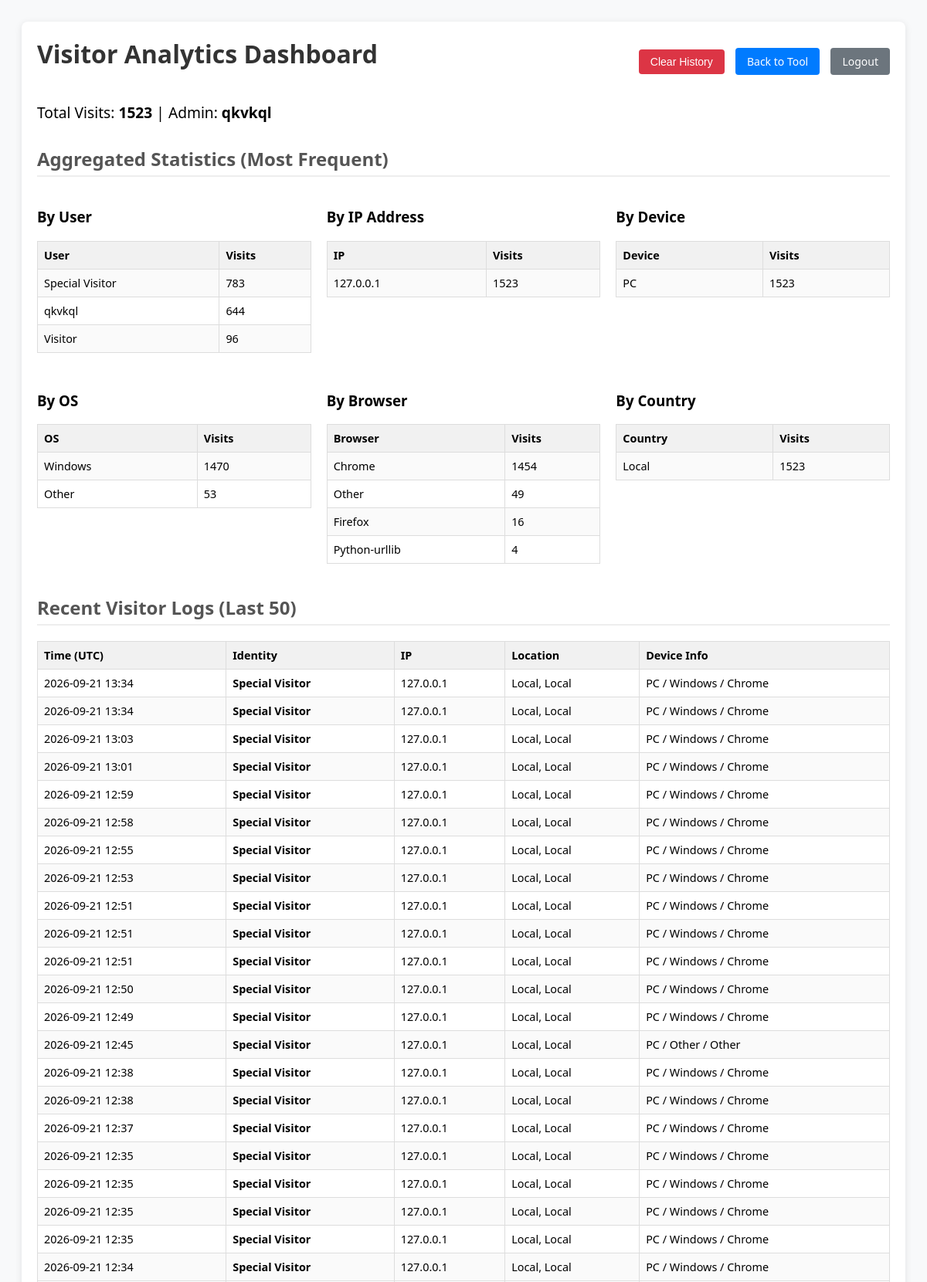
Screenshot of /visitor_stats (signed in, upper part) with the database file from the repository.
### app.py (models this page shows, shortened)
class User(UserMixin, db.Model):
    id = db.Column(db.Integer, primary_key=True)
    username = db.Column(db.String(150), unique=True, nullable=False)
    password_hash = db.Column(db.String(150), nullable=False)
    is_admin = db.Column(db.Boolean, default=False)
    user_level = db.Column(db.String(20), default='basic')

class Visitor(db.Model):
    id = db.Column(db.Integer, primary_key=True)
    username = db.Column(db.String(150), nullable=True)
    ip_address = db.Column(db.String(50))
    timestamp = db.Column(db.DateTime, default=datetime.utcnow)
    country = db.Column(db.String(50))
    city = db.Column(db.String(50))
    device_type = db.Column(db.String(50))
    os = db.Column(db.String(50))
    browser = db.Column(db.String(50))
    device_brand = db.Column(db.String(50))

### app.py (the view)
@app.route('/visitor_stats')
@admin_required
def visitor_stats():
    visits = Visitor.query.order_by(Visitor.timestamp.desc()).limit(50).all()
    total_visits = Visitor.query.count()
    def get_aggregated_stats(column):
        return db.session.query(column, func.count(Visitor.id).label('count')).group_by(column).order_by(func.count(Visitor.id).desc()).all()
    analytics = {
        'Users': get_aggregated_stats(Visitor.username), 'IPs': get_aggregated_stats(Visitor.ip_address),
        'Devices': get_aggregated_stats(Visitor.device_type), 'OS': get_aggregated_stats(Visitor.os),
        'Browsers': get_aggregated_stats(Visitor.browser), 'Locations': get_aggregated_stats(Visitor.country)
    }
    return render_template('stats.html', visits=visits, count=total_visits, analytics=analytics)

### app.py (called while the page is built, shortened)
@app.context_processor
def inject_csrf_token():
    return dict(csrf_token=generate_csrf, t=get_translation, lang=get_current_language)

@login_manager.user_loader
def load_user(user_id):
    return User.query.get(int(user_id))

def admin_required(f):
    @wraps(f)
    @login_required
    def decorated_function(*args, **kwargs):
        if not current_user.is_admin:
            flash("Access denied.")
            return redirect(url_for('home'))
        return f(*args, **kwargs)
    return decorated_function

@app.before_request
def track_visitor():
    if request.endpoint in ['static', 'search_stations', 'visitor_stats', 'clear_visitor_db', 'login', 'signup', 'logout', 'invitation']:
        return

### templates/stats.html (shortened to what this page needs)
<!DOCTYPE html>
<html lang="en">
<head>
</head>
<body>
<div class="container">
    <div class="header">
        <h1>Visitor Analytics Dashboard</h1>
        <div>
            <form action="{{ url_for('clear_visitor_db') }}" method="post" style="display:inline;" onsubmit="return confirm('Are you sure you want to delete ALL visitor logs?');">
                <button type="submit" class="btn btn-danger">Clear History</button>
            </form>
            <a href="{{ url_for('home') }}" class="btn btn-primary" style="margin-left: 10px;">Back to Tool</a>
            <a href="{{ url_for('logout') }}" class="btn btn-secondary" style="margin-left: 10px;">Logout</a>
        </div>
    </div>
    <p style="font-size: 1.2em;">Total Visits: <strong>{{ count }}</strong> | Admin: <strong>{{ current_user.username }}</strong></p>
    <h2>Aggregated Statistics (Most Frequent)</h2>
    <div class="grid-container">
        <div>
            <h3>By User</h3>
            <table>
                <tr><th>User</th><th>Visits</th></tr>
                {% for row in analytics['Users'] %}
                <tr><td>{{ row[0] }}</td><td>{{ row[1] }}</td></tr>
                {% endfor %}
            </table>
        </div>
        <div>
            <h3>By IP Address</h3>
            <table>
                <tr><th>IP</th><th>Visits</th></tr>
                {% for row in analytics['IPs'][:10] %}
                <tr><td>{{ row[0] }}</td><td>{{ row[1] }}</td></tr>
                {% endfor %}
            </table>
        </div>
        <div>
            <h3>By Device</h3>
            <table>
                <tr><th>Device</th><th>Visits</th></tr>
                {% for row in analytics['Devices'] %}
                <tr><td>{{ row[0] }}</td><td>{{ row[1] }}</td></tr>
                {% endfor %}
            </table>
        </div>
        <div>
            <h3>By OS</h3>
            <table>
                <tr><th>OS</th><th>Visits</th></tr>
                {% for row in analytics['OS'] %}
                <tr><td>{{ row[0] }}</td><td>{{ row[1] }}</td></tr>
                {% endfor %}
            </table>
        </div>
        <div>
            <h3>By Browser</h3>
            <table>
                <tr><th>Browser</th><th>Visits</th></tr>
                {% for row in analytics['Browsers'] %}
                <tr><td>{{ row[0] }}</td><td>{{ row[1] }}</td></tr>
                {% endfor %}
            </table>
        </div>
        <div>
            <h3>By Country</h3>
            <table>
                <tr><th>Country</th><th>Visits</th></tr>
                {% for row in analytics['Locations'] %}
                <tr><td>{{ row[0] }}</td><td>{{ row[1] }}</td></tr>
                {% endfor %}
            </table>
        </div>
    </div>
    <h2>Recent Visitor Logs (Last 50)</h2>
    <table>
        <thead>
            <tr>
                <th>Time (UTC)</th>
                <th>Identity</th>
                <th>IP</th>
                <th>Location</th>
                <th>Device Info</th>
            </tr>
        </thead>
        <tbody>
            {% for v in visits %}
            <tr>
                <td>{{ v.timestamp.strftime('%Y-%m-%d %H:%M') }}</td>
                <td><strong>{{ v.username }}</strong></td>
                <td>{{ v.ip_address }}</td>
                <td>{{ v.city }}, {{ v.country }}</td>
                <td>{{ v.device_type }} / {{ v.os }} / {{ v.browser }}</td>
            </tr>
            {% endfor %}
        </tbody>
    </table>
</div>
</body>
</html>

### templates/stats.html (style rules this page uses)
body { font-family: 'Segoe UI', Tahoma, Geneva, Verdana, sans-serif; padding: 20px; background-color: #f8f9fa; }
.container { max-width: 1200px; margin: 0 auto; background: white; padding: 20px; border-radius: 8px; box-shadow: 0 2px 10px rgba(0,0,0,0.1); }
h1 { margin-top: 0; color: #333; }
h2 { color: #555; border-bottom: 2px solid #eee; padding-bottom: 5px; margin-top: 30px; }
.header { display: flex; justify-content: space-between; align-items: center; margin-bottom: 20px; }
.btn { padding: 8px 15px; border-radius: 4px; text-decoration: none; color: white; border: none; cursor: pointer; font-size: 14px; }
.btn-danger { background-color: #dc3545; }
.btn-primary { background-color: #007bff; }
.btn-secondary { background-color: #6c757d; }
.grid-container { display: grid; grid-template-columns: repeat(auto-fit, minmax(300px, 1fr)); gap: 20px; }
table { width: 100%; border-collapse: collapse; margin-bottom: 10px; font-size: 0.9em; }
th, td { border: 1px solid #ddd; padding: 8px; text-align: left; }
th { background-color: #f1f1f1; }
tr:nth-child(even) { background-color: #fafafa; }

### rows the page displays
User: username "qkvkql"
Visitor: username "Special Visitor", id "783"
Visitor: timestamp "2026-09-21 13:34", username "Special Visitor", ip_address "127.0.0.1", city "Local", country "Local", device_type "PC", os "Windows", browser "Chrome"
Visitor: timestamp "2026-09-21 13:34", username "Special Visitor", ip_address "127.0.0.1", city "Local", country "Local", device_type "PC", os "Windows", browser "Chrome"
Visitor: timestamp "2026-09-21 13:03", username "Special Visitor", ip_address "127.0.0.1", city "Local", country "Local", device_type "PC", os "Windows", browser "Chrome"
Visitor: timestamp "2026-09-21 13:01", username "Special Visitor", ip_address "127.0.0.1", city "Local", country "Local", device_type "PC", os "Windows", browser "Chrome"
Visitor: timestamp "2026-09-21 12:59", username "Special Visitor", ip_address "127.0.0.1", city "Local", country "Local", device_type "PC", os "Windows", browser "Chrome"
Visitor: timestamp "2026-09-21 12:58", username "Special Visitor", ip_address "127.0.0.1", city "Local", country "Local", device_type "PC", os "Windows", browser "Chrome"
Visitor: timestamp "2026-09-21 12:55", username "Special Visitor", ip_address "127.0.0.1", city "Local", country "Local", device_type "PC", os "Windows", browser "Chrome"
Visitor: timestamp "2026-09-21 12:53", username "Special Visitor", ip_address "127.0.0.1", city "Local", country "Local", device_type "PC", os "Windows", browser "Chrome"
Visitor: timestamp "2026-09-21 12:51", username "Special Visitor", ip_address "127.0.0.1", city "Local", country "Local", device_type "PC", os "Windows", browser "Chrome"
Visitor: timestamp "2026-09-21 12:51", username "Special Visitor", ip_address "127.0.0.1", city "Local", country "Local", device_type "PC", os "Windows", browser "Chrome"
Visitor: timestamp "2026-09-21 12:51", username "Special Visitor", ip_address "127.0.0.1", city "Local", country "Local", device_type "PC", os "Windows", browser "Chrome"
Visitor: timestamp "2026-09-21 12:50", username "Special Visitor", ip_address "127.0.0.1", city "Local", country "Local", device_type "PC", os "Windows", browser "Chrome"
Visitor: timestamp "2026-09-21 12:49", username "Special Visitor", ip_address "127.0.0.1", city "Local", country "Local", device_type "PC", os "Windows", browser "Chrome"
Visitor: timestamp "2026-09-21 12:45", username "Special Visitor", ip_address "127.0.0.1", city "Local", country "Local", device_type "PC", os "Other", browser "Other"
Visitor: timestamp "2026-09-21 12:38", username "Special Visitor", ip_address "127.0.0.1", city "Local", country "Local", device_type "PC", os "Windows", browser "Chrome"
Visitor: timestamp "2026-09-21 12:38", username "Special Visitor", ip_address "127.0.0.1", city "Local", country "Local", device_type "PC", os "Windows", browser "Chrome"
Visitor: timestamp "2026-09-21 12:37", username "Special Visitor", ip_address "127.0.0.1", city "Local", country "Local", device_type "PC", os "Windows", browser "Chrome"
Visitor: timestamp "2026-09-21 12:35", username "Special Visitor", ip_address "127.0.0.1", city "Local", country "Local", device_type "PC", os "Windows", browser "Chrome"
Visitor: timestamp "2026-09-21 12:35", username "Special Visitor", ip_address "127.0.0.1", city "Local", country "Local", device_type "PC", os "Windows", browser "Chrome"
Visitor: timestamp "2026-09-21 12:35", username "Special Visitor", ip_address "127.0.0.1", city "Local", country "Local", device_type "PC", os "Windows", browser "Chrome"
Visitor: timestamp "2026-09-21 12:35", username "Special Visitor", ip_address "127.0.0.1", city "Local", country "Local", device_type "PC", os "Windows", browser "Chrome"
Visitor: timestamp "2026-09-21 12:34", username "Special Visitor", ip_address "127.0.0.1", city "Local", country "Local", device_type "PC", os "Windows", browser "Chrome"

### other values shown
{{ count }} "1523"
{{ row[0] }} "qkvkql" "Visitor"
{{ row[1] }} "644" "96"
{{ row[0] }} "127.0.0.1"
{{ row[1] }} "1523"
{{ row[0] }} "PC"
{{ row[0] }} "Windows" "Other"
{{ row[1] }} "1470" "53"
{{ row[0] }} "Chrome" "Other" "Firefox" "Python-urllib"
{{ row[1] }} "1454" "49" "16" "4"
{{ row[0] }} "Local"
